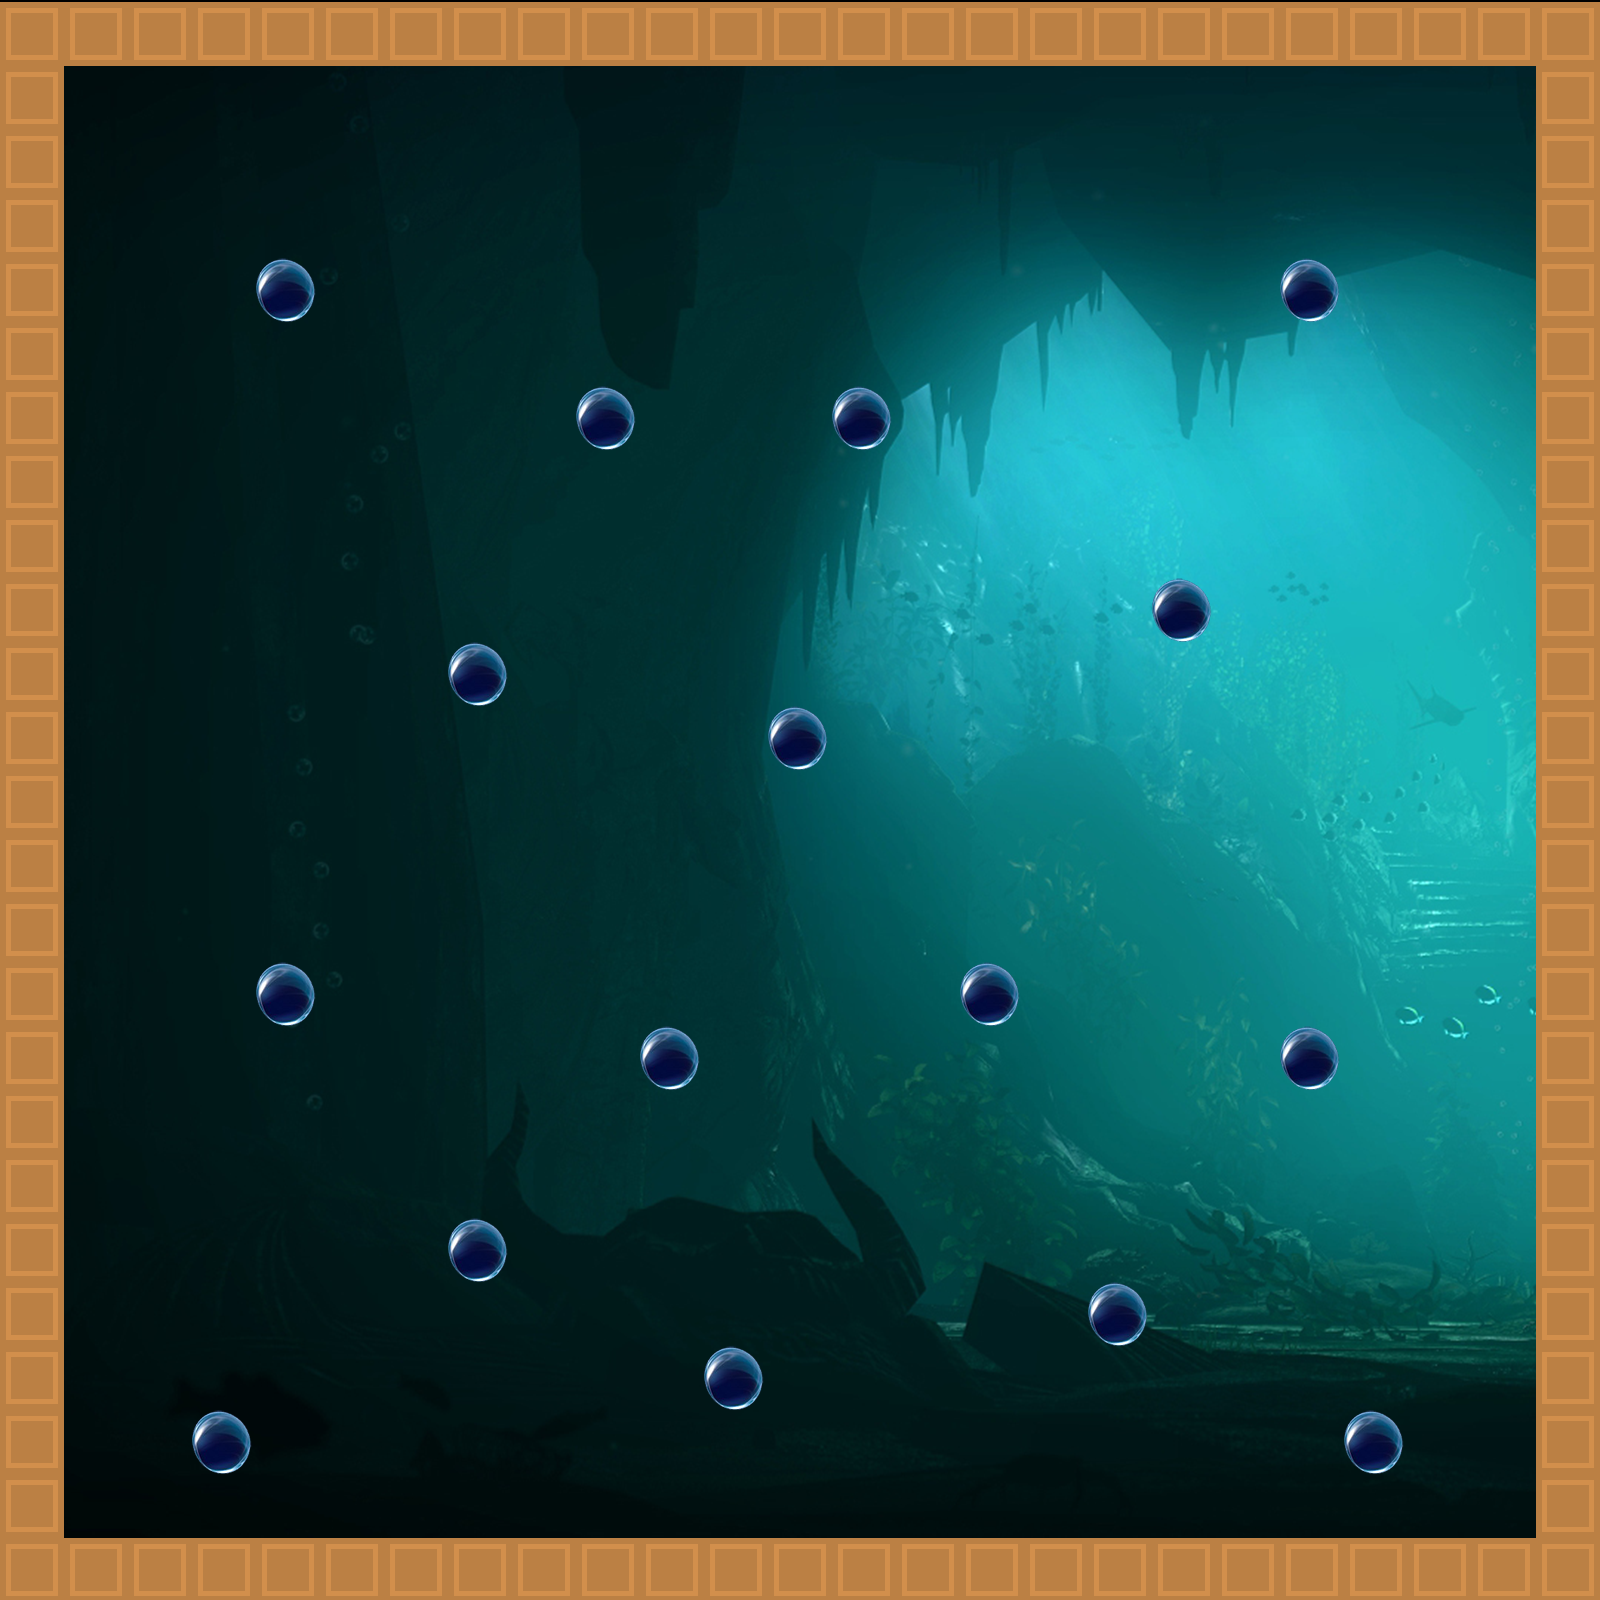

Tiled map render using the project's own tile images. Description and the map definition, with tile-layer contents summarised, below:
An orthogonal 25x25 tile map with 64x64 px tiles, 2 tile layers (walls, bricks), 2 tilesets, 1 image layer and 21 objects.

<map version="1.0" orientation="orthogonal" renderorder="right-down" width="25" height="25" tilewidth="64" tileheight="64" nextobjectid="144">
 <tileset firstgid="1" name="towerDefense_tilesheet" tilewidth="64" tileheight="64" tilecount="299" columns="23">
  <image source="towerDefense_tilesheet.png" width="1472" height="832" />
 </tileset>
 <tileset firstgid="300" name="brick3" tilewidth="64" tileheight="64" tilecount="1" columns="1">
  <image source="../sprites/brick3.png" width="64" height="64" />
 </tileset>
 <imagelayer name="background">
  <image source="background.png" width="1600" height="1600" />
 </imagelayer>
 <layer name="walls" width="25" height="25" offsetx="0" offsety="2">
  <data>[625 cells, 112 non-empty, 2 distinct tile ids]</data>
 </layer>
 <layer name="bricks" width="25" height="25">
  <data>[625 cells, 0 non-empty, 0 distinct tile ids]</data>
 </layer>
 <objectgroup name="walls">
  <object id="5" x="0" y="0" width="1600" height="64" />
  <object id="6" x="1536" y="64" width="64" height="1536" />
  <object id="7" x="0" y="1536" width="1536" height="64" />
  <object id="8" x="0" y="64" width="64" height="1472" />
 </objectgroup>
 <objectgroup name="bricks" offsetx="0.666667" offsety="0.666667">
  <object id="107" x="768" y="704" width="64" height="64">
   <ellipse />
  </object>
  <object id="121" x="768" y="704" width="64" height="64">
   <ellipse />
  </object>
  <object id="129" x="448" y="640" width="64" height="64">
   <ellipse />
  </object>
  <object id="130" x="576" y="384" width="64" height="64">
   <ellipse />
  </object>
  <object id="131" x="832" y="384" width="64" height="64">
   <ellipse />
  </object>
  <object id="132" x="1152" y="576" width="64" height="64">
   <ellipse />
  </object>
  <object id="133" x="256" y="256" width="64" height="64">
   <ellipse />
  </object>
  <object id="134" x="1280" y="256" width="64" height="64">
   <ellipse />
  </object>
  <object id="135" x="1280" y="1024" width="64" height="64">
   <ellipse />
  </object>
  <object id="136" x="960" y="960" width="64" height="64">
   <ellipse />
  </object>
  <object id="137" x="1088" y="1280" width="64" height="64">
   <ellipse />
  </object>
  <object id="138" x="704" y="1344" width="64" height="64">
   <ellipse />
  </object>
  <object id="139" x="640" y="1024" width="64" height="64">
   <ellipse />
  </object>
  <object id="140" x="256" y="960" width="64" height="64">
   <ellipse />
  </object>
  <object id="141" x="448" y="1216" width="64" height="64">
   <ellipse />
  </object>
  <object id="142" x="1340" y="1408" width="64" height="64">
   <ellipse />
  </object>
  <object id="143" x="192" y="1408" width="64" height="64">
   <ellipse />
  </object>
 </objectgroup>
</map>
